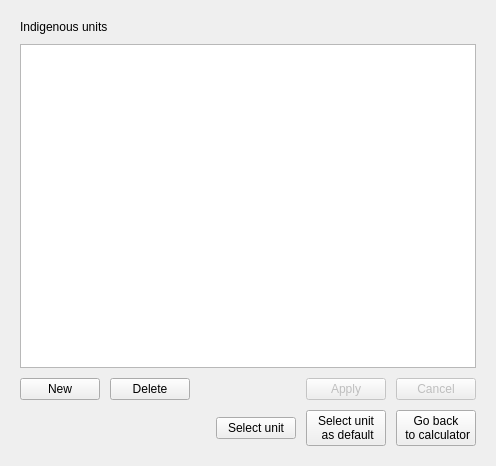
<?xml version="1.0" encoding="UTF-8"?>
<ui version="4.0">
 <class>calcDialog</class>
 <widget class="QDialog" name="calcDialog">
  <property name="geometry">
   <rect>
    <x>0</x>
    <y>0</y>
    <width>496</width>
    <height>466</height>
   </rect>
  </property>
  <property name="windowTitle">
   <string>Dialog</string>
  </property>
  <layout class="QVBoxLayout" name="verticalLayout_4">
   <item>
    <widget class="QStackedWidget" name="stackedWidget">
     <property name="sizePolicy">
      <sizepolicy hsizetype="Preferred" vsizetype="Expanding">
       <horstretch>0</horstretch>
       <verstretch>0</verstretch>
      </sizepolicy>
     </property>
     <property name="currentIndex">
      <number>1</number>
     </property>
     <widget class="QWidget" name="page">
      <layout class="QVBoxLayout" name="verticalLayout_2">
       <item>
        <widget class="QGroupBox" name="groupBox">
         <property name="sizePolicy">
          <sizepolicy hsizetype="Preferred" vsizetype="Fixed">
           <horstretch>0</horstretch>
           <verstretch>0</verstretch>
          </sizepolicy>
         </property>
         <property name="title">
          <string>Units</string>
         </property>
         <layout class="QVBoxLayout" name="verticalLayout">
          <property name="spacing">
           <number>10</number>
          </property>
          <item>
           <layout class="QHBoxLayout" name="horizontalLayout" stretch="0,0,0,0,0">
            <item>
             <widget class="QRadioButton" name="radioButton">
              <property name="sizePolicy">
               <sizepolicy hsizetype="Minimum" vsizetype="Fixed">
                <horstretch>0</horstretch>
                <verstretch>0</verstretch>
               </sizepolicy>
              </property>
              <property name="text">
               <string>Kgs/lts</string>
              </property>
             </widget>
            </item>
            <item>
             <spacer name="horizontalSpacer">
              <property name="orientation">
               <enum>Qt::Horizontal</enum>
              </property>
              <property name="sizeHint" stdset="0">
               <size>
                <width>40</width>
                <height>20</height>
               </size>
              </property>
             </spacer>
            </item>
            <item>
             <widget class="QRadioButton" name="radioButton_2">
              <property name="sizePolicy">
               <sizepolicy hsizetype="Minimum" vsizetype="Fixed">
                <horstretch>0</horstretch>
                <verstretch>0</verstretch>
               </sizepolicy>
              </property>
              <property name="text">
               <string>None selected</string>
              </property>
             </widget>
            </item>
            <item>
             <widget class="QPushButton" name="cmdchange">
              <property name="sizePolicy">
               <sizepolicy hsizetype="Minimum" vsizetype="Fixed">
                <horstretch>0</horstretch>
                <verstretch>0</verstretch>
               </sizepolicy>
              </property>
              <property name="text">
               <string>Change</string>
              </property>
             </widget>
            </item>
            <item>
             <widget class="QPushButton" name="cmdunitdef">
              <property name="text">
               <string>Set as 
 default</string>
              </property>
             </widget>
            </item>
           </layout>
          </item>
          <item>
           <layout class="QHBoxLayout" name="horizontalLayout_2">
            <item>
             <spacer name="horizontalSpacer_2">
              <property name="orientation">
               <enum>Qt::Horizontal</enum>
              </property>
              <property name="sizeHint" stdset="0">
               <size>
                <width>40</width>
                <height>20</height>
               </size>
              </property>
             </spacer>
            </item>
            <item>
             <widget class="QPushButton" name="cmdkgs">
              <property name="sizePolicy">
               <sizepolicy hsizetype="Minimum" vsizetype="Fixed">
                <horstretch>0</horstretch>
                <verstretch>0</verstretch>
               </sizepolicy>
              </property>
              <property name="text">
               <string>Convert to Kgs</string>
              </property>
             </widget>
            </item>
            <item>
             <widget class="QPushButton" name="cmdlts">
              <property name="sizePolicy">
               <sizepolicy hsizetype="Minimum" vsizetype="Fixed">
                <horstretch>0</horstretch>
                <verstretch>0</verstretch>
               </sizepolicy>
              </property>
              <property name="text">
               <string>Convert to lts</string>
              </property>
             </widget>
            </item>
            <item>
             <spacer name="horizontalSpacer_3">
              <property name="orientation">
               <enum>Qt::Horizontal</enum>
              </property>
              <property name="sizeHint" stdset="0">
               <size>
                <width>40</width>
                <height>20</height>
               </size>
              </property>
             </spacer>
            </item>
           </layout>
          </item>
         </layout>
        </widget>
       </item>
       <item>
        <widget class="Line" name="line">
         <property name="orientation">
          <enum>Qt::Horizontal</enum>
         </property>
        </widget>
       </item>
       <item>
        <layout class="QVBoxLayout" name="calclayout"/>
       </item>
      </layout>
     </widget>
     <widget class="QWidget" name="page_2">
      <layout class="QVBoxLayout" name="verticalLayout_5">
       <property name="spacing">
        <number>10</number>
       </property>
       <item>
        <widget class="QLabel" name="label">
         <property name="text">
          <string>Indigenous units</string>
         </property>
        </widget>
       </item>
       <item>
        <widget class="QTableView" name="tableView"/>
       </item>
       <item>
        <layout class="QHBoxLayout" name="horizontalLayout_4">
         <item>
          <widget class="QPushButton" name="cmdnew">
           <property name="text">
            <string>New</string>
           </property>
           <property name="icon">
            <iconset resource="../../icons.qrc">
             <normaloff>:/new3.png</normaloff>:/new3.png</iconset>
           </property>
          </widget>
         </item>
         <item>
          <widget class="QPushButton" name="cmddelete">
           <property name="text">
            <string>Delete</string>
           </property>
           <property name="icon">
            <iconset resource="../../icons.qrc">
             <normaloff>:/delete3.png</normaloff>:/delete3.png</iconset>
           </property>
          </widget>
         </item>
         <item>
          <spacer name="horizontalSpacer_5">
           <property name="orientation">
            <enum>Qt::Horizontal</enum>
           </property>
           <property name="sizeHint" stdset="0">
            <size>
             <width>40</width>
             <height>20</height>
            </size>
           </property>
          </spacer>
         </item>
         <item>
          <widget class="QPushButton" name="cmdapply">
           <property name="enabled">
            <bool>false</bool>
           </property>
           <property name="text">
            <string>Apply</string>
           </property>
           <property name="icon">
            <iconset resource="../../icons.qrc">
             <normaloff>:/apply.png</normaloff>:/apply.png</iconset>
           </property>
          </widget>
         </item>
         <item>
          <widget class="QPushButton" name="cmdcancel">
           <property name="enabled">
            <bool>false</bool>
           </property>
           <property name="text">
            <string>Cancel</string>
           </property>
           <property name="icon">
            <iconset resource="../../icons.qrc">
             <normaloff>:/cancel.png</normaloff>:/cancel.png</iconset>
           </property>
          </widget>
         </item>
        </layout>
       </item>
       <item>
        <layout class="QHBoxLayout" name="horizontalLayout_3">
         <item>
          <spacer name="horizontalSpacer_4">
           <property name="orientation">
            <enum>Qt::Horizontal</enum>
           </property>
           <property name="sizeHint" stdset="0">
            <size>
             <width>40</width>
             <height>20</height>
            </size>
           </property>
          </spacer>
         </item>
         <item>
          <widget class="QPushButton" name="cmdselect">
           <property name="text">
            <string>Select unit</string>
           </property>
          </widget>
         </item>
         <item>
          <widget class="QPushButton" name="cmddefault">
           <property name="text">
            <string>Select unit 
 as default</string>
           </property>
          </widget>
         </item>
         <item>
          <widget class="QPushButton" name="cmdback">
           <property name="text">
            <string>Go back 
 to calculator</string>
           </property>
          </widget>
         </item>
        </layout>
       </item>
      </layout>
     </widget>
    </widget>
   </item>
  </layout>
 </widget>
 <resources>
  <include location="../../icons.qrc"/>
 </resources>
 <connections/>
</ui>
